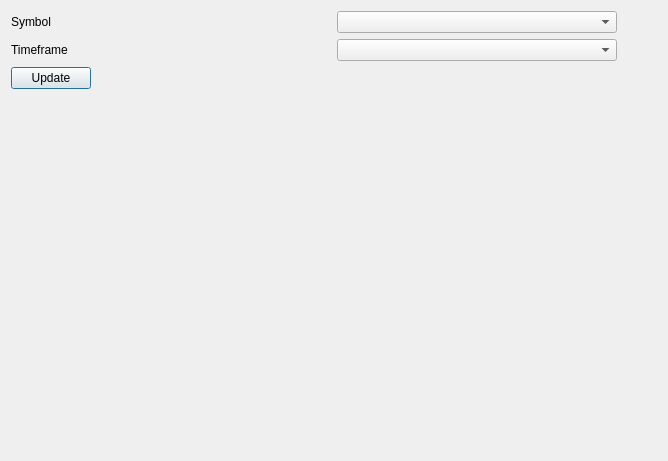
<?xml version="1.0" encoding="UTF-8"?>
<ui version="4.0">
 <class>chart_page</class>
 <widget class="QDialog" name="chart_page">
  <property name="geometry">
   <rect>
    <x>0</x>
    <y>0</y>
    <width>668</width>
    <height>461</height>
   </rect>
  </property>
  <property name="windowTitle">
   <string>Dialog</string>
  </property>
  <layout class="QVBoxLayout" name="verticalLayout_4">
   <item>
    <layout class="QVBoxLayout" name="verticalLayout_3">
     <item>
      <layout class="QHBoxLayout" name="horizontalLayout_3">
       <item>
        <layout class="QVBoxLayout" name="verticalLayout_2">
         <item>
          <widget class="QLabel" name="label">
           <property name="sizePolicy">
            <sizepolicy hsizetype="Minimum" vsizetype="Minimum">
             <horstretch>0</horstretch>
             <verstretch>0</verstretch>
            </sizepolicy>
           </property>
           <property name="text">
            <string>Symbol</string>
           </property>
          </widget>
         </item>
         <item>
          <widget class="QLabel" name="label_2">
           <property name="sizePolicy">
            <sizepolicy hsizetype="Minimum" vsizetype="Minimum">
             <horstretch>0</horstretch>
             <verstretch>0</verstretch>
            </sizepolicy>
           </property>
           <property name="text">
            <string>Timeframe</string>
           </property>
          </widget>
         </item>
        </layout>
       </item>
       <item>
        <layout class="QHBoxLayout" name="horizontalLayout_2">
         <item>
          <layout class="QVBoxLayout" name="verticalLayout">
           <item>
            <widget class="QComboBox" name="comboBox"/>
           </item>
           <item>
            <widget class="QComboBox" name="comboBox_2"/>
           </item>
          </layout>
         </item>
         <item>
          <spacer name="horizontalSpacer_2">
           <property name="orientation">
            <enum>Qt::Horizontal</enum>
           </property>
           <property name="sizeType">
            <enum>QSizePolicy::Minimum</enum>
           </property>
           <property name="sizeHint" stdset="0">
            <size>
             <width>40</width>
             <height>20</height>
            </size>
           </property>
          </spacer>
         </item>
        </layout>
       </item>
      </layout>
     </item>
     <item>
      <layout class="QHBoxLayout" name="horizontalLayout">
       <item>
        <widget class="QPushButton" name="pushButton">
         <property name="text">
          <string>Update</string>
         </property>
        </widget>
       </item>
       <item>
        <spacer name="horizontalSpacer">
         <property name="orientation">
          <enum>Qt::Horizontal</enum>
         </property>
         <property name="sizeType">
          <enum>QSizePolicy::MinimumExpanding</enum>
         </property>
         <property name="sizeHint" stdset="0">
          <size>
           <width>40</width>
           <height>20</height>
          </size>
         </property>
        </spacer>
       </item>
      </layout>
     </item>
     <item>
      <widget class="QWidget" name="widget" native="true">
       <property name="sizePolicy">
        <sizepolicy hsizetype="Expanding" vsizetype="Expanding">
         <horstretch>0</horstretch>
         <verstretch>0</verstretch>
        </sizepolicy>
       </property>
      </widget>
     </item>
    </layout>
   </item>
  </layout>
 </widget>
 <resources/>
 <connections/>
</ui>
